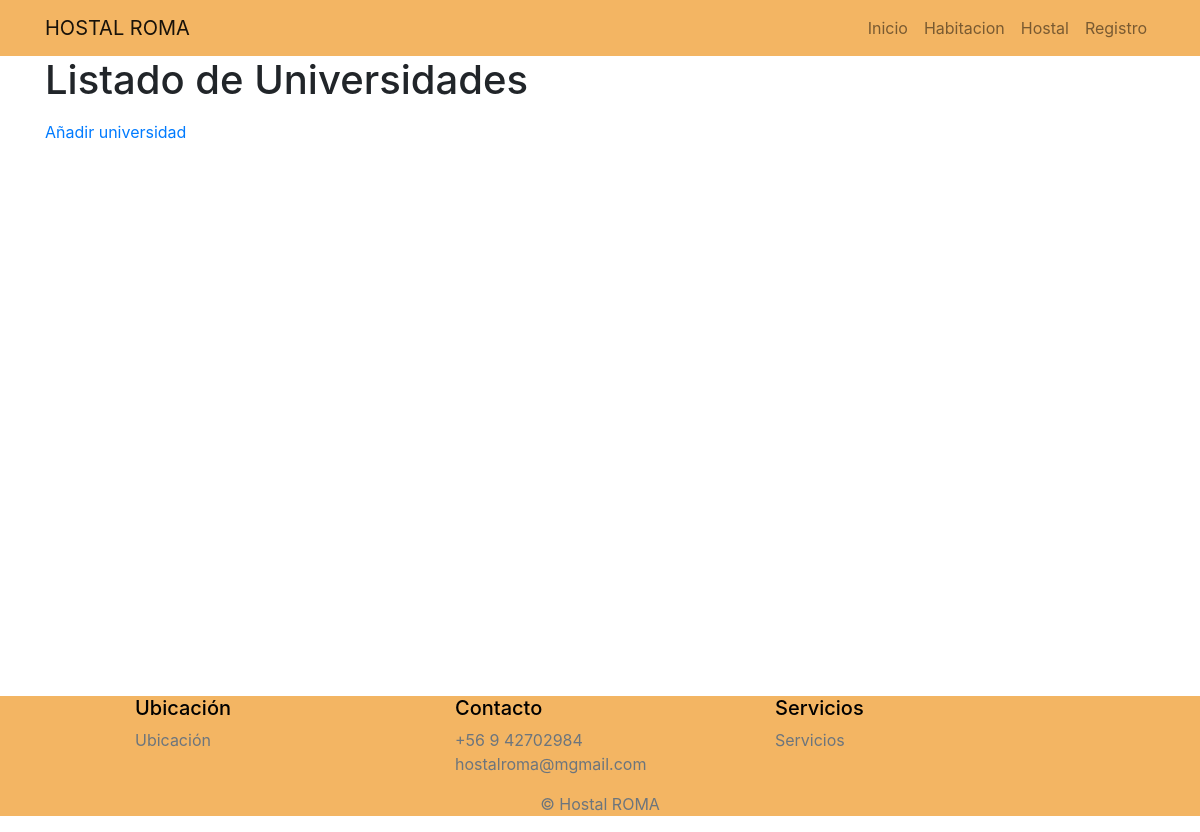
The page /uni/ on the database as committed earlier.
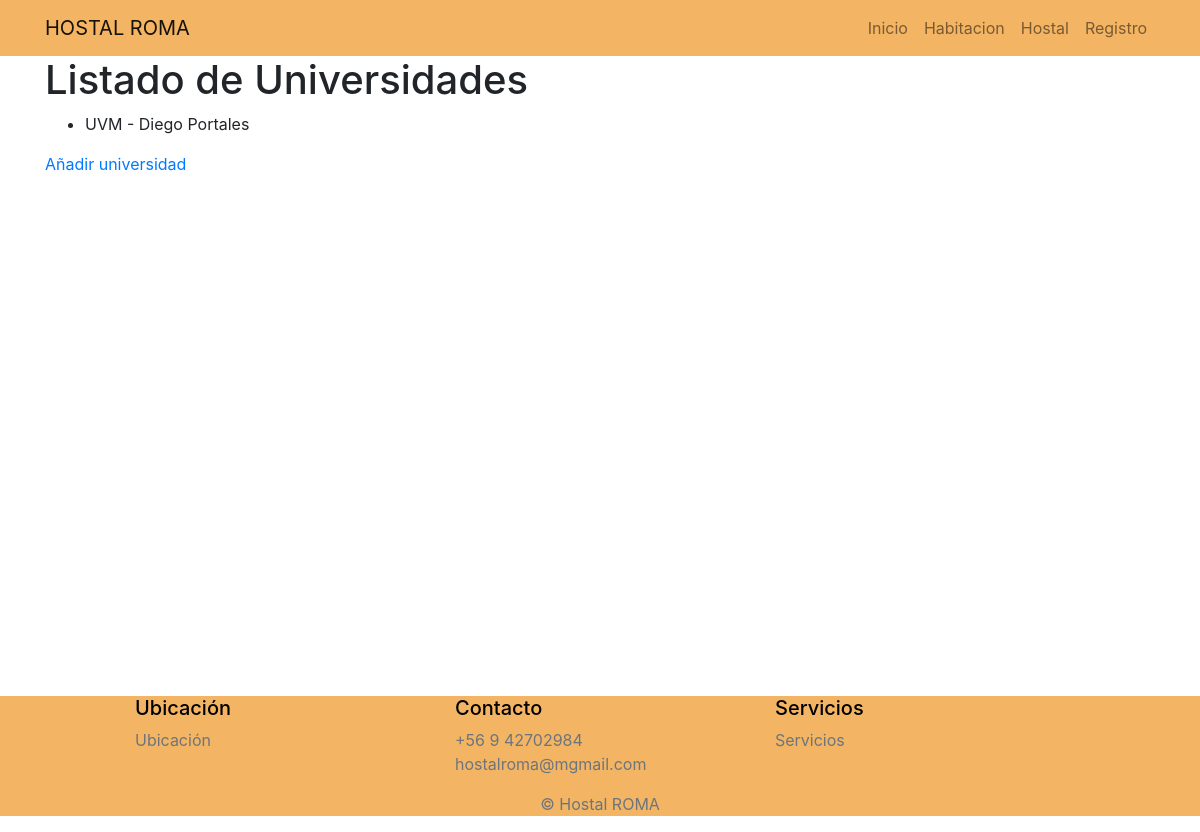
The same page on the database as committed later.
### universidad/models.py (models this page shows, shortened)
class Universidad(models.Model):
    direccion = models.CharField(max_length=255)
    nombre = models.CharField(max_length=255)

### universidad/views.py (the view)
# urls.py: path('', views.universidad_list, name='universidad_list'),
def universidad_list(request):
    universidades = Universidad.objects.all()
    return render(request, 'universidad_list.html', {'universidades': universidades})

### universidad/templates/universidad_list.html (shortened to what this page needs)
{% extends 'base.html' %}
{% load static %}
{% block content %}
<h1>Listado de Universidades</h1>
<ul>
    {% for universidad in universidades %}
        <li>{{ universidad.nombre }} - {{ universidad.direccion }}</li>
    {% endfor %}
</ul>
<a href="{% url 'universidad' %}">Añadir universidad </a>
{% endblock %}

### hostal/templates/base.html (shortened to what this page needs)
<!DOCTYPE html>
<html lang="es">
<head>
    <link rel="stylesheet" href="https://stackpath.bootstrapcdn.com/bootstrap/4.5.2/css/bootstrap.min.css">
    {% load static %}
    <link rel="stylesheet" href="{% static 'css/styles.css' %}">
</head>
<body>
    <header>
        {% include 'nav.html' %}
    </header>
    <main role="main" class="container" style="min-height:80vh;">
        {% block content %}{% endblock %}
    </main>
    {% include 'footer.html' %}
</body>
</html>

### hostal/templates/nav.html (shortened to what this page needs)
<nav class="navbar navbar-expand-lg navbar-light" style="background-color: #F3B563;">
    <div class="container">
        <a class="navbar-brand" href='{% url "inicio" %}'>HOSTAL ROMA</a>
        <div class="collapse navbar-collapse" id="navbarNav">
            <ul class="navbar-nav ml-auto">
                <li class="nav-item">
                    <a class="nav-link" href="/">Inicio</a>
                </li>
                <li class="nav-item">
                    <a class="nav-link" href='{% url "habitacion" %}'>Habitacion</a>
                </li>
                <li class="nav-item">
                    <a class="nav-link" href='{% url "hostal" %}'>Hostal</a>
                </li>
                <li class="nav-item">
                    <a class="nav-link" href='{% url "registro" %}'>Registro</a>
                </li>
            </ul>
        </div>
    </div>
</nav>

### hostal/templates/footer.html
<footer class="container-fluid mb-0" style="background-color: #F3B563; color: black;">
    <div class="row mx-auto" style="max-width: 960px;">
        <div class="col-md-4">
            <h5>Ubicación</h5>
            <ul class="list-unstyled text-small">
                <li><a class="text-muted" href="https://maps.app.goo.gl/ZzidbmvyNVdMbvqTA">Ubicación</a></li>
            </ul>
        </div>
        <div class="col-md-4">
            <h5>Contacto</h5>
            <ul class="list-unstyled text-small">
                <li><a class="text-muted" href="#">+56 9 42702984</a></li>
                <li><a class="text-muted" href="#">hostalroma@mgmail.com</a></li>
            </ul>
        </div>
        <div class="col-md-4">
            <h5>Servicios</h5>
            <ul class="list-unstyled text-small">
                <li><a class="text-muted" href="#">Servicios</a></li>
            </ul>
        </div>
    </div>
    <p class="text-muted text-center">&copy; {{ year }} Hostal ROMA</p>
</footer>

Rows that differ between the two databases and show on the page:
added Universidad: nombre "UVM", direccion "Diego Portales"
